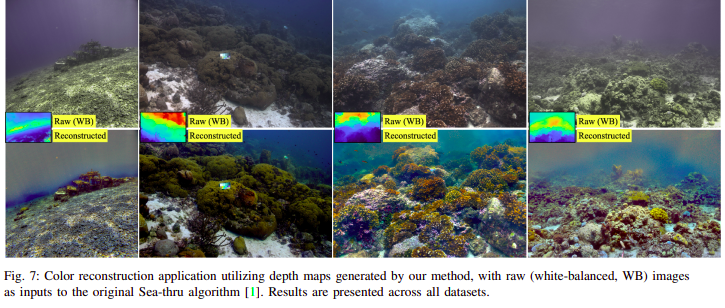
#> input picture assets/teaser.png, 725 x 308 px; its folder holds only this picture in this run
$ python -i whitebalancing.py   (imports and definitions only)
#> lines starting #> are read from the running program, lines starting #| are printed output that depends on the picture
#> further down, picture is the input picture: shape (308, 725, 3); mean B, G, R 115.2, 117.1, 111
import cv2
import numpy as np
import matplotlib.pyplot as plt
from sklearn.linear_model import LinearRegression
import os
from PIL import Image
from skimage import exposure

# [91 lines left out: functions compensate_RB, gray_world, not called in this run]

def white_balance_gray_avg(image):
    """
    Performs white balancing on an image, normalizing channels for gray average.

    Args:
        image: The input image as a NumPy array.

    Returns:
        The white-balanced image as a NumPy array.
    """

    print(f"Image shape: {image.shape}, image min: {image.min()}, image max: {image.max()}, image type: {image.dtype}")
#| Image shape: (308, 725, 3), image min: 0, image max: 255, image type: uint8
    # Convert image to float format
    image_float = image.astype("float32") / 255.0
    percentiles = np.percentile(image_float, [0.5, 99.5], axis=(0, 1))
#> percentiles = [[0, 0, 0], [1, 1, 1]]
    clipped_image = np.clip(image_float, percentiles[0], percentiles[1]) * 255.0  # Convert back to uint8 after clipping
    image_float = image.astype("uint8")
    print(f"Image shape: {clipped_image.shape}, image min: {clipped_image.min()}, image max: {clipped_image.max()}, image type: {clipped_image.dtype}")
#| Image shape: (308, 725, 3), image min: 0.0, image max: 255.0, image type: float64
    # Calculate grayscale image and overall mean
    grayscale_image = cv2.cvtColor(image_float, cv2.COLOR_BGR2GRAY)
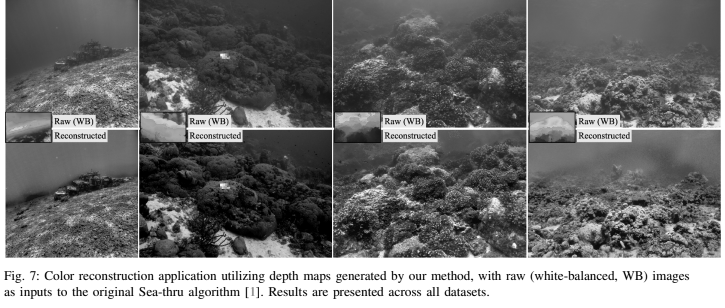
#> grayscale_image: shape (308, 725); min 0, max 255, mean 115
    mean_gray = np.mean(grayscale_image)
#> mean_gray = 115

    # Calculate mean intensities for each channel
    mean_b, mean_g, mean_r = cv2.split(image_float)[0].mean(), cv2.split(image_float)[1].mean(), cv2.split(image_float)[2].mean()
#> mean_b = 115.2; mean_g = 117.1; mean_r = 111

    # Calculate individual scaling factors for each channel
    scale_b = mean_gray / mean_b
#> scale_b = 0.999
    scale_g = mean_gray / mean_g
#> scale_g = 0.982
    scale_r = mean_gray / mean_r
#> scale_r = 1.04

    # Apply scaling factors to each channel
    white_balanced_image = np.zeros_like(image_float)
    white_balanced_image[:, :, 0] = image_float[:, :, 0] * scale_b
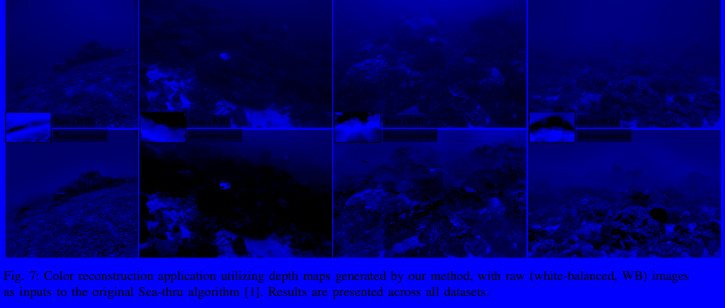
#> white_balanced_image: shape (308, 725, 3); mean B, G, R 114.2, 0, 0
    white_balanced_image[:, :, 1] = image_float[:, :, 1] * scale_g
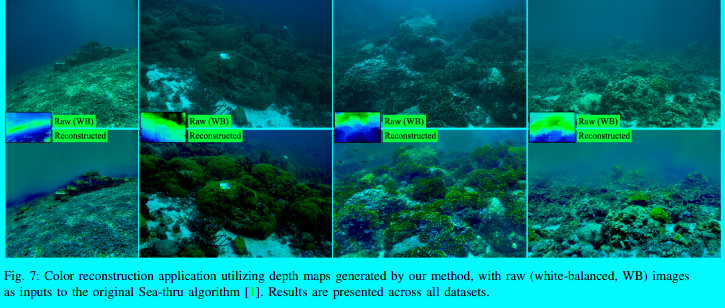
#> white_balanced_image: shape (308, 725, 3); mean B, G, R 114.2, 114.6, 0
    white_balanced_image[:, :, 2] = image_float[:, :, 2] * scale_r
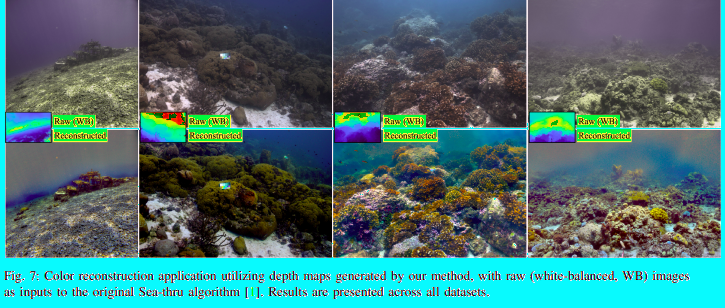
#> white_balanced_image: shape (308, 725, 3); mean B, G, R 114.2, 114.6, 72.7

    # Convert back to uint8 format
    white_balanced_image = (white_balanced_image * 255.0).astype("uint8")
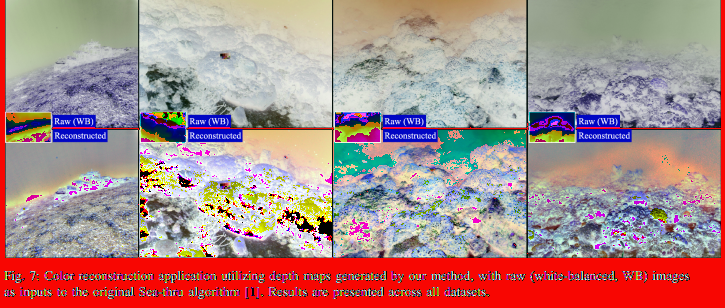
#> white_balanced_image: shape (308, 725, 3); mean B, G, R 135.4, 136.7, 173.5

    return white_balanced_image

# [42 lines left out: functions wb_precentile, process_images, not called in this run]

# [21 lines not run here, left out]

>>> import cv2
>>> picture = cv2.imread('../assets/teaser.png')
>>> result = white_balance_gray_avg(picture)
